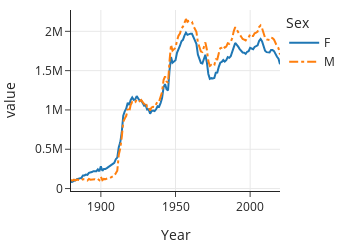

Notebook cell for this chart:
### Markdown cell above
Notice that the data values are identical in the pivot table and the table
produced with `.groupby()`; the values are just arranged differently. Pivot
tables are useful for quickly summarizing data using two attributes and are
often seen in articles and papers.

The `px.line()` function also happens to work well with pivot tables,
since the function draws one line for each column of data in the table:

### Code cell
fig = px.line(mf_pivot, width=350, height=250)
fig.update_traces(selector=1, line_dash='dashdot')

### Figure 1 — Plotly figure (JSON) as saved in the notebook; plotly's stock layout.template omitted (floating-point values rounded to 4 significant figures; data arrays with more than 128 entries replaced by an {"elided": "..."} marker saying what was removed)
{"data": [{"hovertemplate": "Sex=F<br>Year=%{x}<br>value=%{y}<extra></extra>", "legendgroup": "F", "line": {"color": "#1F77B4", "dash": "solid"}, "marker": {"symbol": "circle"}, "mode": "lines", "name": "F", "orientation": "v", "showlegend": true, "type": "scatter", "x": {"elided": "141 int values"}, "xaxis": "x", "y": {"elided": "141 int values"}, "yaxis": "y"}, {"hovertemplate": "Sex=M<br>Year=%{x}<br>value=%{y}<extra></extra>", "legendgroup": "M", "line": {"color": "#FF7F0E", "dash": "dashdot"}, "marker": {"symbol": "circle"}, "mode": "lines", "name": "M", "orientation": "v", "showlegend": true, "type": "scatter", "x": {"elided": "141 int values"}, "xaxis": "x", "y": {"elided": "141 int values"}, "yaxis": "y"}], "layout": {"height": 250, "legend": {"title": {"text": "Sex"}, "tracegroupgap": 0}, "width": 350, "xaxis": {"anchor": "y", "domain": [0, 1], "title": {"text": "Year"}}, "yaxis": {"anchor": "x", "domain": [0, 1], "title": {"text": "value"}}}}
